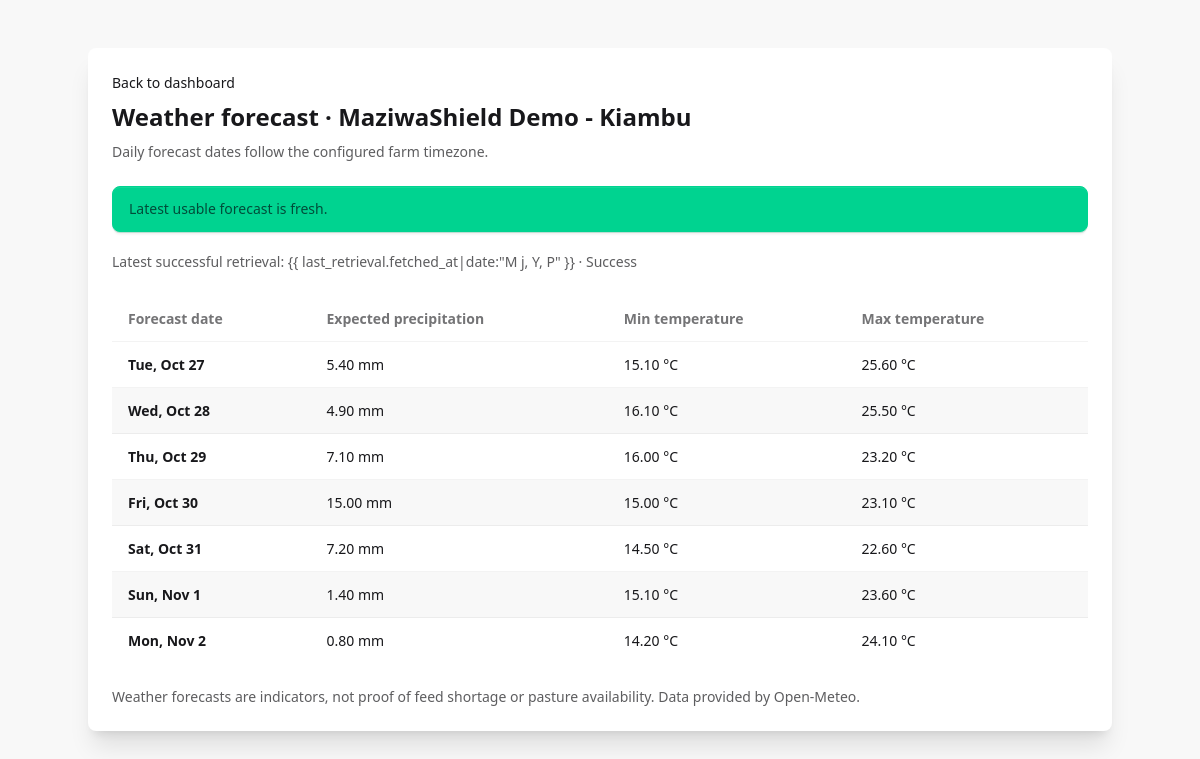
/weather/farms/3/ (signed in), run on the app's committed database.
### farms/models.py (models this page shows, shortened)
class Farm(models.Model):
    owner = models.ForeignKey(
        settings.AUTH_USER_MODEL,
        on_delete=models.PROTECT,
        related_name="farms",
    )
    name = models.CharField(max_length=150)
    county = models.CharField(max_length=100, blank=True)
    location = models.CharField(max_length=255)
    latitude = models.DecimalField(
        max_digits=9,
        decimal_places=6,
        null=True,
        blank=True,
        validators=[MinValueValidator(Decimal("-90")), MaxValueValidator(Decimal("90"))],
    )
    longitude = models.DecimalField(
        max_digits=9,
        decimal_places=6,
        null=True,
        blank=True,
        validators=[
            MinValueValidator(Decimal("-180")),
            MaxValueValidator(Decimal("180")),
        ],
    )
    created_at = models.DateTimeField(auto_now_add=True)
    updated_at = models.DateTimeField(auto_now=True)
    class Meta:
        ordering = ["name"]
        constraints = [
            models.CheckConstraint(
                condition=(
                    Q(latitude__isnull=True, longitude__isnull=True)
                    | Q(latitude__isnull=False, longitude__isnull=False)
                ),
                name="farm_coordinates_both_or_neither",
            ),
            models.CheckConstraint(
                condition=Q(latitude__isnull=True)
                | Q(latitude__gte=Decimal("-90"), latitude__lte=Decimal("90")),
                name="farm_latitude_in_range",
            ),
            models.CheckConstraint(
                condition=Q(longitude__isnull=True)
                | Q(longitude__gte=Decimal("-180"), longitude__lte=Decimal("180")),
                name="farm_longitude_in_range",
            ),
        ]

### weather/models.py (models this page shows, shortened)
class WeatherForecastRun(models.Model):
    class Source(models.TextChoices):
        OPEN_METEO = "open_meteo", "Open-Meteo"
    class Status(models.TextChoices):
        SUCCESS = "SUCCESS", "Success"
        PARTIAL = "PARTIAL", "Partial"
        FAILED = "FAILED", "Failed"
    farm = models.ForeignKey(
        "farms.Farm",
        on_delete=models.CASCADE,
        related_name="weather_forecast_runs",
    )
    source = models.CharField(max_length=100, choices=Source.choices)
    fetched_at = models.DateTimeField(default=timezone.now)
    requested_latitude = models.DecimalField(
        max_digits=9,
        decimal_places=6,
        null=True,
        blank=True,
    )
    requested_longitude = models.DecimalField(
        max_digits=9,
        decimal_places=6,
        null=True,
        blank=True,
    )
    provider_timezone = models.CharField(max_length=100, null=True, blank=True)
    status = models.CharField(max_length=10, choices=Status.choices)
    error_summary = models.CharField(max_length=255, null=True, blank=True)
    created_at = models.DateTimeField(auto_now_add=True)
    class Meta:
        ordering = ["-fetched_at", "-pk"]
        indexes = [
            models.Index(fields=["farm", "-fetched_at"], name="weather_run_farm_time_idx"),
            models.Index(
                fields=["farm", "status", "-fetched_at"],
                name="weather_run_usable_idx",
            ),
        ]

class WeatherRecord(models.Model):
    forecast_run = models.ForeignKey(
        WeatherForecastRun,
        on_delete=models.CASCADE,
        related_name="records",
    )
    forecast_date = models.DateField()
    precipitation_mm = models.DecimalField(
        max_digits=8,
        decimal_places=2,
        null=True,
        blank=True,
        validators=[MinValueValidator(Decimal("0"))],
    )
    temperature_min_c = models.DecimalField(
        max_digits=5,
        decimal_places=2,
        null=True,
        blank=True,
    )
    temperature_max_c = models.DecimalField(
        max_digits=5,
        decimal_places=2,
        null=True,
        blank=True,
    )
    legacy_temperature_c = models.DecimalField(
        max_digits=5,
        decimal_places=2,
        null=True,
        blank=True,
        editable=False,
    )
    created_at = models.DateTimeField(auto_now_add=True)
    class Meta:
        ordering = ["forecast_date", "pk"]
        constraints = [
            models.UniqueConstraint(
                fields=["forecast_run", "forecast_date"],
                name="unique_weather_run_forecast_date",
            ),
            models.CheckConstraint(
                condition=Q(precipitation_mm__isnull=True) | Q(precipitation_mm__gte=0),
                name="weather_precipitation_nonnegative",
            ),
            models.CheckConstraint(
                condition=(
                    Q(temperature_min_c__isnull=True)
                    | Q(temperature_max_c__isnull=True)
                    | Q(temperature_min_c__lte=models.F("temperature_max_c"))
                ),
                name="weather_min_temp_lte_max_temp",
            ),
        ]

### weather/views.py (the view)
# urls.py: path("farms/<int:farm_id>/", views.farm_forecast, name="farm_forecast"),
@login_required
def farm_forecast(request, farm_id):
	farm = get_object_or_404(Farm, pk=farm_id, owner=request.user)
	today = _farm_local_today()
	freshness = forecast_freshness(farm, today)
	return render(
		request,
		"weather/farm_forecast.html",
		{
			"farm": farm,
			"forecast_state": freshness["status"],
			"current_record": freshness["record"],
			"forecast_records": get_forecast_horizon(farm, start_date=today),
			"last_retrieval": last_successful_retrieval(farm),
		},
	)

### weather/services/forecasts.py (called while the page is built)
def _forecast_settings():
    horizon = int(getattr(settings, "WEATHER_FORECAST_DAYS", DEFAULT_FORECAST_DAYS))
    if not 1 <= horizon <= 16:
        horizon = DEFAULT_FORECAST_DAYS
    provider_timezone = getattr(
        settings,
        "WEATHER_PROVIDER_TIMEZONE",
        DEFAULT_PROVIDER_TIMEZONE,
    )
    timeout = float(getattr(settings, "WEATHER_HTTP_TIMEOUT_SECONDS", 15))
    return horizon, provider_timezone, timeout

def models_q_usable_records():
    return (
        Q(precipitation_mm__isnull=False)
        | Q(temperature_min_c__isnull=False)
        | Q(temperature_max_c__isnull=False)
    )

def _usable_records(farm, forecast_date=None):
    queryset = WeatherRecord.objects.filter(
        forecast_run__farm=farm,
        forecast_run__status__in=[
            WeatherForecastRun.Status.SUCCESS,
            WeatherForecastRun.Status.PARTIAL,
        ],
    ).filter(models_q_usable_records())
    if forecast_date is not None:
        queryset = queryset.filter(forecast_date=forecast_date)
    return queryset.order_by("-forecast_run__fetched_at", "-forecast_run_id", "-pk")

def latest_usable_forecast(farm, forecast_date: date):
    return _usable_records(farm, forecast_date).select_related("forecast_run").first()

def get_forecast_horizon(farm, start_date: date | None = None, days: int | None = None):
    if start_date is None:
        start_date = timezone.localdate()
    if days is None:
        days = _forecast_settings()[0]
    end_date = start_date + timedelta(days=days - 1)
    versions = _usable_records(farm).filter(
        forecast_date__range=(start_date, end_date)
    ).select_related("forecast_run")
    newest_by_date = {}
    for record in versions:
        newest_by_date.setdefault(record.forecast_date, record)
    return [newest_by_date[day] for day in sorted(newest_by_date)]

def last_successful_retrieval(farm):
    return (
        WeatherForecastRun.objects.filter(
            farm=farm,
            status__in=[
                WeatherForecastRun.Status.SUCCESS,
                WeatherForecastRun.Status.PARTIAL,
            ],
        )
        .filter(
            Q(records__precipitation_mm__isnull=False)
            | Q(records__temperature_min_c__isnull=False)
            | Q(records__temperature_max_c__isnull=False)
        )
        .order_by("-fetched_at", "-pk")
        .first()
    )

### templates/weather/farm_forecast.html (shortened to what this page needs)
{% extends "base.html" %} {% block title %}Weather | {{ farm.name }}{% endblock %} {% block content %}
<main class="min-h-screen bg-base-200 p-4 sm:p-6">
  <section class="card mx-auto mt-6 w-full max-w-5xl bg-base-100 shadow-xl">
    <div class="card-body">
      <a class="link link-hover w-fit" href="{% url 'core:dashboard' %}"
        >Back to dashboard</a
      >
      <h1 class="card-title text-2xl">Weather forecast · {{ farm.name }}</h1>
      <p class="text-base-content/70">
        Daily forecast dates follow the configured farm timezone.
      </p>
      {% if forecast_state == "MISSING_COORDINATES" %}
      <div role="alert" class="alert alert-warning mt-4">
        <span
          >Forecast unavailable: add both latitude and longitude for this farm
          in the authorized farm admin before refreshing weather.</span
        >
      </div>
      {% elif forecast_state == "FRESH" %}
      <div role="alert" class="alert alert-success mt-4">
        <span>Latest usable forecast is fresh.</span>
      </div>
      {% endif %} {% if last_retrieval %}
      <p class="mt-3 text-sm text-base-content/70">
        Latest successful retrieval: {{ last_retrieval.fetched_at|date:"M j, Y,
        P" }} · {{ last_retrieval.get_status_display }}
      </p>
      {% endif %} {% if forecast_records %}
      <div class="mt-4 overflow-x-auto">
        <table class="table table-zebra">
          <thead>
            <tr>
              <th scope="col">Forecast date</th>
              <th scope="col">Expected precipitation</th>
              <th scope="col">Min temperature</th>
              <th scope="col">Max temperature</th>
            </tr>
          </thead>
          <tbody>
            {% for record in forecast_records %}
            <tr>
              <th scope="row">{{ record.forecast_date|date:"D, M j" }}</th>
              <td>{% if record.precipitation_mm is not None %}{{ record.precipitation_mm }} mm{% else %}Unknown{% endif %}</td>
              <td>{% if record.temperature_min_c is not None %}{{ record.temperature_min_c }} °C{% else %}Unknown{% endif %}</td>
              <td>{% if record.temperature_max_c is not None %}{{ record.temperature_max_c }} °C{% else %}Unknown{% endif %}</td>
            </tr>
            {% endfor %}
          </tbody>
        </table>
      </div>
      {% endif %}
      <p class="mt-4 text-sm text-base-content/70">
        Weather forecasts are indicators, not proof of feed shortage or pasture
        availability. Data provided by
        <a
          class="link link-hover"
          href="https://open-meteo.com/"
          target="_blank"
          rel="noopener noreferrer"
          >Open-Meteo</a
        >.
      </p>
    </div>
  </section>
</main>
{% endblock %}

### data on the page
Farm: name "MaziwaShield Demo - Kiambu"
WeatherForecastRun: status "Success"
WeatherRecord: forecast_date "Tue, Oct 27", precipitation_mm "5.40", temperature_min_c "15.10", temperature_max_c "25.60"
WeatherRecord: forecast_date "Wed, Oct 28", precipitation_mm "4.90", temperature_min_c "16.10", temperature_max_c "25.50"
WeatherRecord: forecast_date "Thu, Oct 29", precipitation_mm "7.10", temperature_min_c "16.00", temperature_max_c "23.20"
WeatherRecord: forecast_date "Fri, Oct 30", precipitation_mm "15.00", temperature_min_c "15.00", temperature_max_c "23.10"
WeatherRecord: forecast_date "Sat, Oct 31", precipitation_mm "7.20", temperature_min_c "14.50", temperature_max_c "22.60"
WeatherRecord: forecast_date "Sun, Nov 1", precipitation_mm "1.40", temperature_min_c "15.10", temperature_max_c "23.60"
WeatherRecord: forecast_date "Mon, Nov 2", precipitation_mm "0.80", temperature_min_c "14.20", temperature_max_c "24.10"
